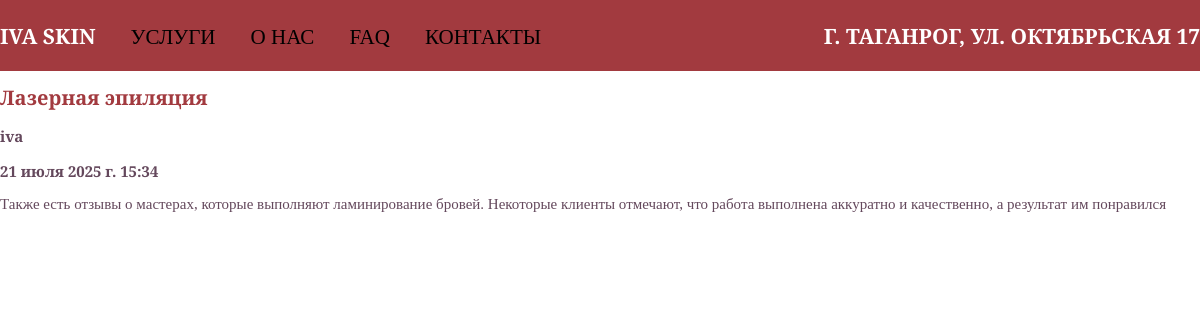
Page /reviews/2/ on the committed database.
### ivaapp/models.py (models this page shows, shortened)
class Reviews(models.Model):
    user = models.ForeignKey(User, on_delete=models.CASCADE)
    serv = models.ForeignKey('TagForClient', blank=True, null=True, on_delete=models.CASCADE)
    text = models.TextField(max_length=250)
    date = models.DateTimeField(auto_now_add=True)

class TagForClient(models.Model):
    name = models.CharField(max_length=100)

### ivaapp/views.py (the view)
# urls.py: path('reviews/<int:id>/', views.read_fuul_review, name='reviews'),
def read_fuul_review(request,id):
    review = get_object_or_404(Reviews,pk=id)
    return render(request,'ivaapp/review_detail.html',{'review':review})

### ivaapp/templates/ivaapp/review_detail.html (shortened to what this page needs)
<!DOCTYPE html>
{% load static %}
<html lang="en">
<head>
    <link rel="stylesheet" href="{% static 'css/main.css' %}">
</head>
<body>
    <header>
        <div class="header">
            <div class="header-inner">
                <div class="menu">
                    <h3><a class="logo" href="">IVA SKIN</a></h3>
                    <h3><a class="menu__list-link" href="#">УСЛУГИ</a></h3>
                    <h3><a class="menu__list-link" href="#">О НАС</a></h3>
                    <h3><a class="menu__list-link" href="#">FAQ</a></h3>
                    <h3><a class="menu__list-link" href="#">КОНТАКТЫ</a></h3>
                </div>
                <div class="menu2">
                    <h3><a class="menu__list-link1" href="#" class="IVA" >Г. ТАГАНРОГ, УЛ. ОКТЯБРЬСКАЯ 17</a></h3>
                </div>
            </div>
        </div>
    </header>
    <div class="full-review">
        <h1 id="h1rr">{{ review.serv.name }}</h1>
        <h3 id="h3rr">{{ review.user.username }}</h3>
        <h3 id="h3rr">{{ review.date }}</h3>
        <p id="h3rr">{{ review.text }}</p>
    </div>
</body>
</html>

### ivaapp/static/css/main.css (style rules this page uses)
html { box-sizing: border-box; scroll-behavior: smooth; }
*, *::after, *::before { box-sizing: inherit; }
body { max-width: 1920px; font-family: "Playfair Display SC", serif; margin: 0 auto; }
.header-inner { display: flex; align-items: center; justify-content: space-between; max-width: 1400px; margin: 0 auto; }
.header { background: #A23A3F; font-size: 18px; }
.logo { color: white; transition: .4s; }
.menu__list-link1 { color: white; transition: .4s; }
.header a { text-decoration: none; }
.menu { display: flex; gap: 35px; }
.menu__list-link { color: black; font-weight: 500; transition: .4s; }
#h1rr { color:#A23A3F; margin-bottom: 0; font-size:20px; }
#h3rr { color: #64485C; margin-bottom: 0; font-size:15px; }
.full-review { max-width:1400px; margin: 0 auto; }

### rows in the picture
Reviews: serv.name "Лазерная эпиляция", user.username "iva", date "21 июля 2025 г. 15:34", text "Также есть отзывы о мастерах, которые выполняют ламинирование бровей. Некоторые клиенты отмечают, что работа выполнена аккуратно и качественно, а результат им понравился"
